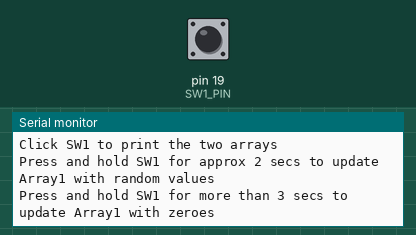
This sketch was run on a simulated Arduino Uno, built with avr-gcc and run on an emulated ATmega328P. Parts: the last lines printed to the serial monitor. Inputs (shaded band) come from the test bench; at power-on: pin 19 (SW1_PIN) HIGH. Random numbers use the default seed unless the sketch sets one.

Above: at 1.3 s.
1.4 s: pin 19 (SW1_PIN) pulled LOW for 0.15 s
At 2.8 s:
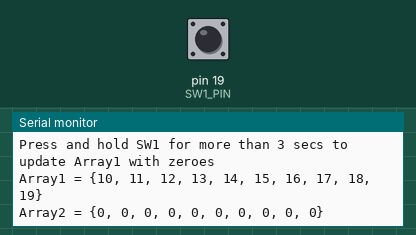
3.1 s: pin 19 (SW1_PIN) pulled LOW for 1 s
At 5.1 s:
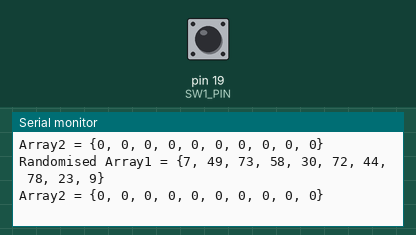
5.6 s: pin 19 (SW1_PIN) pulled LOW for 3.2 s
At 10.1 s:
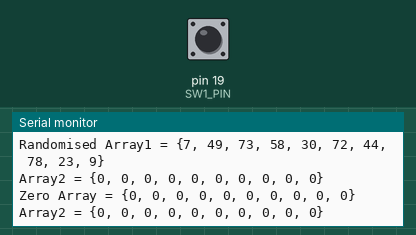

Measured:
- after the input at 1.4 s, the serial monitor: prints a new line after 0.23 s (image 1)
- after the input at 3.1 s, the serial monitor: prints a new line after 1.1 s (image 2)
- after the input at 5.6 s, the serial monitor: prints a new line after 3.3 s (image 3)

The sketch:

ClickArrays.ino
```cpp
/*  Author: Jake O'Brien
    Date: 28/04/21
    This code's purpose is to start off with a set number of arrays and allow the user to change the arrays, through
    the length/amount of time the switch has been clicked
*/

#include <ee108.h>                                                                                                      // including ee108 library

#define ARRAY_LEN 10                                                                                                    //defining the array length

const int BAUD_RATE = 9600;                                                                                             // Baud Rate set
const int SUPERLOOP_DELAY_MS = 50;                                                                                      // delay between loops

void randomizeArray(int *array, int len, int minVal, int maxVal);                                                       // Function to radndomise an array: @param array: the array to print (read only, so const) @param len: the length of the array, min and , max value to determine the num range
void zeroArray(int *array, int len);                                                                                    // Function to turn all array elements to zero, using 2 params, one for the array, the other for the length of array
void printArray(const int *array, int len);                                                                             // Function to print the array: @param array: the array to fill (an input/output parameter) @param len: the lenght of the array

void setup() {
  Serial.begin(BAUD_RATE);                                                                                              // serial set up
  Serial.println("\nA3_ClickArrays starting...\n");
  Serial.println("\nUse SW1 to modify arrays\n");
  Serial.print("\nClick SW1 to print the two arrays\n");
  Serial.print("\nPress and hold SW1 for approx 2 secs to update Array1 with random values\n");
  Serial.print("\nPress and hold SW1 for more than 3 secs to update Array1 with zeroes\n");
  //Serial.print("\nDouble click SW1 to copy the elements in Array1 to Array2\n");

}

void loop() {
  int i;                                                                                                                // i declared as int
  static int Array1[] = {10, 11, 12, 13, 14, 15, 16, 17, 18, 19};                                                       // Array1 declared
  static int Array2[ARRAY_LEN] = {0};                                                                                   // Array2 declared
  int LENGTH_OF_BUTTON_PRESS;                                                                                           // Length of time the button was pressed for
  const int NORMAL_CLICK_TIME_MS = 999;                                                                                 // times for clicks
  const int HOLD_CLICK_TIME_MS = 3000;
  const int LONG_CLICK_TIME_MS = 3001;
  int MINIMUM_VALUE = 0;                                                                                                // min value dcelared
  int MAXIMUM_VALUE = 99;                                                                                               // max value declared


  if (readSwitchEventTimes(sw1Object, &LENGTH_OF_BUTTON_PRESS) == SW_CLICK) {                                           // was sw1 clicked(with period of time pressed)?
    if (LENGTH_OF_BUTTON_PRESS <= NORMAL_CLICK_TIME_MS) {                                                                 // if so -> if time pressed is less than and equal to 999, print arrays
      Serial.print("\nArray1 =");
      printArray(Array1, ARRAY_LEN);
      Serial.print("Array2 =");
      printArray(Array2, ARRAY_LEN);
    }
    if (LENGTH_OF_BUTTON_PRESS > NORMAL_CLICK_TIME_MS && LENGTH_OF_BUTTON_PRESS <= HOLD_CLICK_TIME_MS) {                  // if length of time pressed is greater than 999 and less than and equal to 3000, randomise first array and print both arrays
      randomizeArray(Array1, ARRAY_LEN, MINIMUM_VALUE, MAXIMUM_VALUE);                                                   // random array function with params for pointer array, length of array, min value and max vlue
      Serial.print("\nRandomised Array1 =");
      printArray(Array1, ARRAY_LEN);
      Serial.print("Array2 =");
      printArray(Array2, ARRAY_LEN);
    }
    if (LENGTH_OF_BUTTON_PRESS >= LONG_CLICK_TIME_MS) {                                                                   // if length of time pressed is greater than adn equal to 3001, turn all elements in Array1 to zero and print both arrays
      zeroArray(Array1, ARRAY_LEN);                                                                                       // zero array function with params of first array and the length of the array
      Serial.print("\nZero Array =");
      printArray(Array1, ARRAY_LEN);
      Serial.print("Array2 =");
      printArray(Array2, ARRAY_LEN);
    }
  }
  delay(SUPERLOOP_DELAY_MS);                                                                                            // delay at end of loop
}

/*
  This functions purpose is to print the array with elements

  @param:  *array        array that will be used
  @param:  len           length of array
  @param:  minVal        minimum value for smallest value in range for random number
  @param:  maxVal        maximum value for largest value in range for random number
*/

void randomizeArray(int *array, int len, int minVal, int maxVal) {                                                      // random array function with params for pointer array, length of array, min value and max vlue
  int i;                                                                                                                // i is declared as a int
  for (int i = 0; i < len; i++)                                                                                         // for loop that points at incrementing indexes in the array and gets a random value of it between min and max value
    *(array + i) = random(minVal, maxVal + 1);                                                                          // array pointer plus the index is equal to the random value between min value and max value + 1
}

/*
  This functions purpose is to print the array with zeroes

  @param:  *array        array that will be used
  @param:  len           length of array
*/

void zeroArray(int *array, int len) {                                                                                   // zero array function with a pointer array param and length of array
  int i;                                                                                                                // i declared as int
  for (i = 0; i < len; i++)                                                                                             // for i iterating over length of array
    *(array + i) = 0;                                                                                                   // element equals zero
}

/*
  This functions purpose is to print the array with elements

  @param:  *array        array that will be printed
  @param:  len           length of array
*/

void printArray(const int *array, int len) {                                                                            // print array function with a constant pointer array and length of array
  int i;                                                                                                                // i is declared as an int

  Serial.print(" {");                                                                                                   // print to mointor

  if (len > 0)                                                                                                          // if length of array is greater than zero, print array index 0
    Serial.print(*array);

  for (i = 1; i < len; i++) {                                                                                           // for loop to iterate through length of array, starting on the first index
    Serial.print(", ");                                                                                                 // prints to monitor
    Serial.print(*(array + i));                                                                                         // print pointer of array ata certain index +increment
  }
  Serial.println("}");
}
```

ee108.h
```cpp
/**
 * Header file with common constants and functions required for EE108 daughterboard
 * used with Arduino Uno.
 */

#include <ee108_constants.h>
#include <ee108_switches.h>
#include <ee108_printf.h>
```

ee108_constants.h
```cpp
/**
 * Header file with common constants and functions required for EE108 daughterboard
 * used with Arduino Uno.
 */

#ifndef __EE108_CONSTANTS_H // prevent multiple inclusion
#define __EE108_CONSTANTS_H

#include <Arduino.h>

// Analog input pins used by daughterboard

#define POT_PIN				A0
#define AUDIO_IN_PIN		A1
#define TEMP_SENSOR_PIN		A2
#define LDR_PIN				A2

// -----------------------------------------------------------------------
// digital switch inputs
// -----------------------------------------------------------------------

// switch pins...
// IMPLEMENTATION NOTE: the literal pin numbers 18,19 are NOT portable to a different arduino board but are required
// so that the constants SW1_PIN and SW2_PIN can be used in a global initializer in ee108_switches.c
// The symbols A5 and A4 are not considered to be truly constant by the compiler
#define SW1_PIN		19 /* A5 */
#define SW2_PIN		18 /* A4 */

// active (pressed) or inactive (not pressed) for active-low switches
#define SW_ACTIVE	LOW
#define SW_INACTIVE	HIGH

// -----------------------------------------------------------------------
// ordinary LEDs
// -----------------------------------------------------------------------

// red
#define LED1_PIN		A3
// green
#define LED2_PIN		2

// -----------------------------------------------------------------------
// Bar LEDs
// -----------------------------------------------------------------------

#define NUM_BAR_LEDS	10

#define BAR_LED_1_PIN	3
#define BAR_LED_2_PIN	4
#define BAR_LED_3_PIN	5
#define BAR_LED_4_PIN	6
#define BAR_LED_5_PIN	7
#define BAR_LED_6_PIN	8
#define BAR_LED_7_PIN	9
#define BAR_LED_8_PIN	10
#define BAR_LED_9_PIN	11
#define BAR_LED_10_PIN	12

// -----------------------------------------------------------------------
// 7-segment LEDs
// -----------------------------------------------------------------------

#define SEG_DP_PIN	12
#define SEG_A_PIN	11
#define SEG_B_PIN	10
#define SEG_C_PIN	9
#define SEG_D_PIN	8
#define SEG_E_PIN	7
#define SEG_F_PIN	6
#define SEG_G_PIN	5

// -----------------------------------------------------------------------
// bit constants
// -----------------------------------------------------------------------

/**
 * it is possible to generate a number representing a particular bit being
 * set to 1 using the Arduino bit macro, e.g.
 *
 *    int value1 = bit(2); // value1 now holds the binary   0000 0000 0000 0100
 *    int value2 = bit(2) | bit(15); // value is now binary 1000 0000 0000 0100
 *
 * These macros involve a runtime calculation which may or may not be optimised
 * away by the compiler. If you need a truly constant value, you can use the
 * following constants in a similar way, e.g.:
 *
 *     int value1 = BIT2; // value1 is binary 0000 0000 0000 0100
 *     int value2 = BIT15 | BIT11 | BIT1 | BIT0; // value2 is binary 1000 1000 0000 0011
 */

#define BIT0	0x1
#define BIT1	0x2
#define BIT2	0x4
#define BIT3	0x8
#define BIT4	0x10
#define BIT5	0x20
#define BIT6	0x40
#define BIT7	0x80
#define BIT8	0x100
#define BIT9	0x200
#define BIT10	0x400
#define BIT11	0x800
#define BIT12	0x1000
#define BIT13	0x2000
#define BIT14	0x4000
#define BIT15	0x8000

#endif // __EE108_CONSTANTS_H
```

ee108_printf.h
```cpp
/**
 * Simulate a subset of ANSI C printf by wrapping Serial.print
 */

#ifndef __EE108_PRINTF_H
#define __EE108_PRINTF_H


#include <Arduino.h>
#include <WString.h>

#ifdef __cplusplus

#include <HardwareSerial.h>


/**
 * print to serial using printf style format string with optional
 * parameters that depend on the format string
 *
 * Example:
 *
 *    int x = 42;
 *    serialPrintf("the value of x is %d\n", x);
 */
void serialPrintf(const char *fmt, ... );

/**
 * print to serial using printf style format string with optional
 * parameters that depend on the format string.
 * This function allows the format string to be stored in flash memory
 * (to save RAM space) by wrapping it with the F() macro.
 *
 * Example:
 *
 *    int x = 42;
 *    serialPrintf(F("[best to store format string in flash] the value of x is %d\n"), x);
 */

void serialPrintf(const __FlashStringHelper *fmt, ... );

#endif


// IMPLEMENTATION NOTE: the following function is only needed by strict C files
// such as some of the files internal to the ee108 library - it is not normally
// needed in sketch code and the ordinary serialPrintf functions above should
// be used instead

#ifdef __cplusplus
extern "C" {
#endif

void serialCPrintf(const char *fmt, ... );

#ifdef __cplusplus
}
#endif


#endif //  __EE108_SWITCHES_H
```

Source omitted: ee108_switches.h (8281 bytes)
